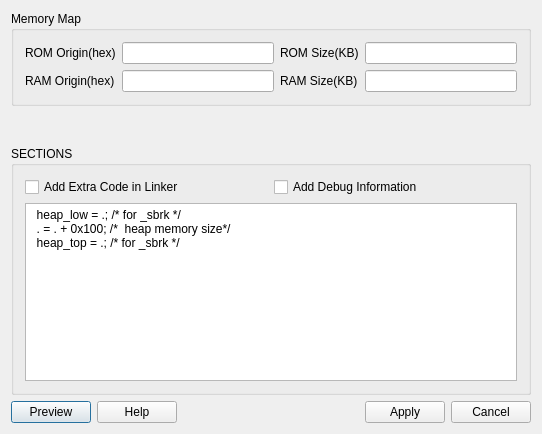
<?xml version="1.0" encoding="UTF-8"?>
<ui version="4.0">
 <class>LinkerConfigDialog</class>
 <widget class="QDialog" name="LinkerConfigDialog">
  <property name="geometry">
   <rect>
    <x>0</x>
    <y>0</y>
    <width>542</width>
    <height>434</height>
   </rect>
  </property>
  <property name="windowTitle">
   <string>LinkerConfigDialog</string>
  </property>
  <layout class="QGridLayout" name="gridLayout_3">
   <item row="0" column="0">
    <widget class="QGroupBox" name="groupBox">
     <property name="title">
      <string>Memory Map</string>
     </property>
     <layout class="QGridLayout" name="gridLayout_2">
      <item row="0" column="0">
       <widget class="QLabel" name="label">
        <property name="text">
         <string>ROM Origin(hex)</string>
        </property>
       </widget>
      </item>
      <item row="0" column="1">
       <widget class="QLineEdit" name="leRomOrigin"/>
      </item>
      <item row="0" column="2">
       <widget class="QLabel" name="label_3">
        <property name="text">
         <string>ROM Size(KB)</string>
        </property>
       </widget>
      </item>
      <item row="0" column="3">
       <widget class="QLineEdit" name="leRomSize"/>
      </item>
      <item row="1" column="0">
       <widget class="QLabel" name="label_2">
        <property name="text">
         <string>RAM Origin(hex)</string>
        </property>
       </widget>
      </item>
      <item row="1" column="1">
       <widget class="QLineEdit" name="leRamOrigin"/>
      </item>
      <item row="1" column="2">
       <widget class="QLabel" name="label_4">
        <property name="text">
         <string>RAM Size(KB)</string>
        </property>
       </widget>
      </item>
      <item row="1" column="3">
       <widget class="QLineEdit" name="leRamSize"/>
      </item>
     </layout>
    </widget>
   </item>
   <item row="1" column="0">
    <spacer name="verticalSpacer">
     <property name="orientation">
      <enum>Qt::Vertical</enum>
     </property>
     <property name="sizeHint" stdset="0">
      <size>
       <width>20</width>
       <height>49</height>
      </size>
     </property>
    </spacer>
   </item>
   <item row="2" column="0">
    <widget class="QGroupBox" name="groupBox_2">
     <property name="title">
      <string>SECTIONS</string>
     </property>
     <layout class="QGridLayout" name="gridLayout">
      <item row="0" column="0">
       <widget class="QCheckBox" name="cbExtraCode">
        <property name="text">
         <string>Add Extra Code in Linker</string>
        </property>
       </widget>
      </item>
      <item row="0" column="1">
       <widget class="QCheckBox" name="cbDebug">
        <property name="text">
         <string>Add Debug Information</string>
        </property>
       </widget>
      </item>
      <item row="1" column="0" colspan="2">
       <widget class="QPlainTextEdit" name="teExtraCode">
        <property name="plainText">
         <string>  heap_low = .; /* for _sbrk */
  . = . + 0x100; /*  heap memory size*/
  heap_top = .; /* for _sbrk */</string>
        </property>
       </widget>
      </item>
     </layout>
    </widget>
   </item>
   <item row="3" column="0">
    <layout class="QHBoxLayout" name="horizontalLayout">
     <item>
      <widget class="QPushButton" name="pbPreview">
       <property name="text">
        <string>Preview</string>
       </property>
      </widget>
     </item>
     <item>
      <widget class="QPushButton" name="pbHelp">
       <property name="text">
        <string>Help</string>
       </property>
      </widget>
     </item>
     <item>
      <spacer name="horizontalSpacer">
       <property name="orientation">
        <enum>Qt::Horizontal</enum>
       </property>
       <property name="sizeHint" stdset="0">
        <size>
         <width>258</width>
         <height>20</height>
        </size>
       </property>
      </spacer>
     </item>
     <item>
      <widget class="QPushButton" name="pbApply">
       <property name="text">
        <string>Apply</string>
       </property>
      </widget>
     </item>
     <item>
      <widget class="QPushButton" name="pbCancel">
       <property name="text">
        <string>Cancel</string>
       </property>
      </widget>
     </item>
    </layout>
   </item>
  </layout>
  <zorder>groupBox</zorder>
  <zorder>groupBox_2</zorder>
  <zorder>verticalSpacer</zorder>
 </widget>
 <layoutdefault spacing="6" margin="11"/>
 <resources/>
 <connections/>
</ui>
